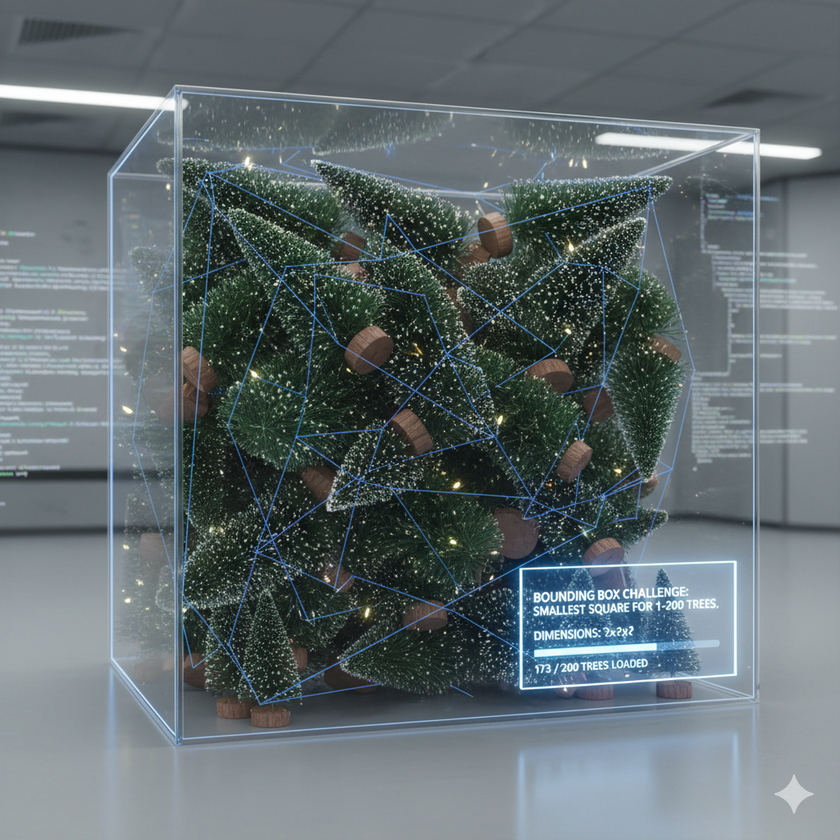
#> input picture inbox_8939556_f84b88f18d9ee1657b7229ad9fab9713_Gemini_Generated_Image_kgcl4gkgcl4gkgcl.png, 840 x 840 px, shrunk from 1024 x 1024 before the run, found by its file name
$ python extract_geometry.py
#> lines starting #> are read from the running program, lines starting #| are printed output that depends on the picture; after the words box and inside, x2 and y2 are one past the last pixel; in counts of white or black regions, pixels touching at a corner belong together
import cv2
import numpy as np
import matplotlib.pyplot as plt
from shapely.geometry import Polygon

def extract_tree_polygon(image_path):
    # Load image
    img = cv2.imread(image_path)
#> img is the input picture: shape (840, 840, 3); mean B, G, R 111.3, 108.1, 96.7
    if img is None:
        print(f"Error: Could not load image {image_path}")
        return

    # Convert to grayscale
    gray = cv2.cvtColor(img, cv2.COLOR_BGR2GRAY)
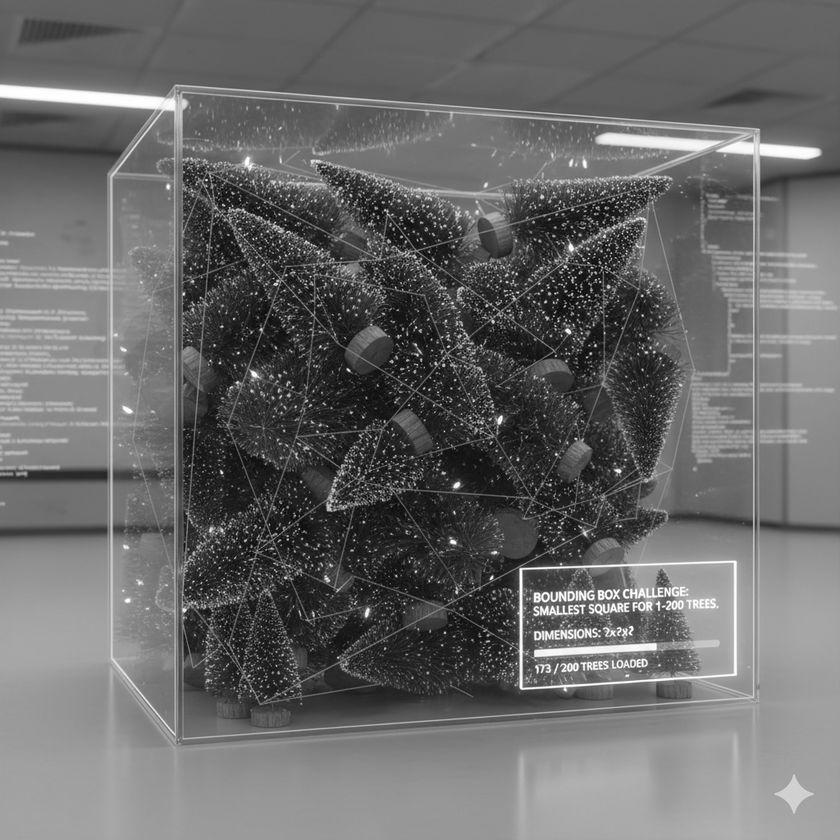
#> gray: shape (840, 840); min 0, max 255, mean 105.1

    # Threshold to get binary image (assuming dark tree on light background or vice versa)
    # Let's check the histogram or just use Otsu's
    _, thresh = cv2.threshold(gray, 0, 255, cv2.THRESH_BINARY_INV + cv2.THRESH_OTSU)
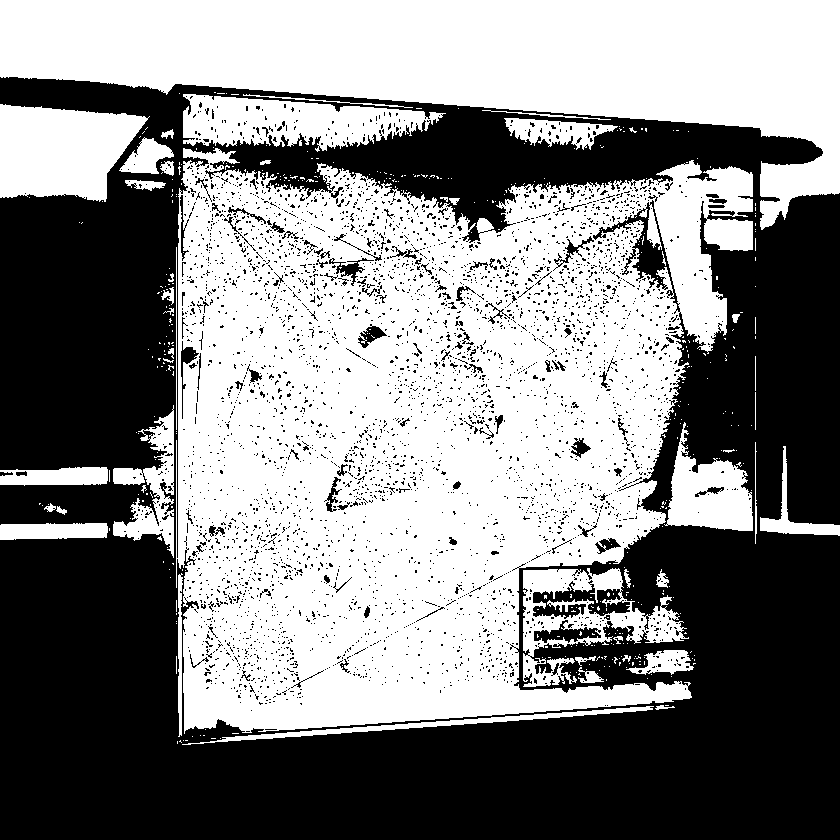
#> thresh: shape (840, 840); 52.9% white; 4060 black regions (3943 under 20 px)

    # Find contours
    contours, _ = cv2.findContours(thresh, cv2.RETR_EXTERNAL, cv2.CHAIN_APPROX_SIMPLE)
#> contours = 389 contours, 356 with area under 20; largest, box (x1, y1, x2, y2) and area: (176, 148, 753, 734) 248749, (0, 0, 840, 230) 90202, (0, 104, 150, 202) 10523, (523, 568, 689, 687) 9332, (183, 94, 446, 152) 8936

    if not contours:
        print("No contours found.")
        return

    # Assume the largest contour is the tree
    c = max(contours, key=cv2.contourArea)
#> c = contour of 2383 points, box (x1, y1, x2, y2) (176, 148, 753, 734), area 248749

    # Approximate the contour to reduce vertices (Douglas-Peucker algorithm)
    epsilon = 0.005 * cv2.arcLength(c, True)
#> epsilon = 27.59
    approx = cv2.approxPolyDP(c, epsilon, True)
#> approx = contour of 17 points, box (x1, y1, x2, y2) (183, 148, 753, 734), area 242074

    # Normalize coordinates
    # Center the tree at (0,0) based on bottom center or centroid?
    # Challenge says "point is defined at the center of the top of the trunk".
    # We need to manually identify this point or infer it.
    # Usually trees are symmetric. Let's find the bounding box bottom center.

    pts = approx.reshape(-1, 2)
#> pts = 17 rows, first 8: [183, 148], [184, 733], [691, 697], [514, 686], [518, 568], [665, 521], [638, 482], [670, 335]
    min_x, min_y = np.min(pts, axis=0)
#> min_x = 183; min_y = 148
    max_x, max_y = np.max(pts, axis=0)
#> max_x = 752; max_y = 733

    # Coordinate system: standard image coords have y going down.
    # Plotting usually has y going up.
    # Let's flip y first to match standard cartesian where y+ is up.
    pts[:, 1] = -pts[:, 1]

    # Re-calculate bounds after flip
    min_x, min_y = np.min(pts, axis=0)
#> min_y = -733
    max_x, max_y = np.max(pts, axis=0)
#> max_y = -148

    width = max_x - min_x
#> width = 569
    height = max_y - min_y
#> height = 585

    # Scale to typical unit size (maybe height=1 or similar? challenge doesn't specify scale, it's relative)
    # But let's keep aspect ratio.
    scale_factor = 1.0 / height
#> scale_factor = 0.00171
    pts = pts * scale_factor
#> pts = 17 rows, first 8: [0.313, -0.253], [0.315, -1.25], [1.18, -1.19], [0.879, -1.17], [0.885, -0.971], [1.14, -0.891], [1.09, -0.824], [1.15, -0.573]

    # Recenter
    # "center of the top of the trunk".
    # This is hard to find automatically without heuristics.
    # Heuristic: The trunk is usually the lowest narrow part.
    # Let's just center x at 0 and put the bottom at y=0 for now,
    # then we can adjust if we see the "trunk top" in the plot.

    center_x = (np.min(pts[:, 0]) + np.max(pts[:, 0])) / 2
#> center_x = 0.799
    bottom_y = np.min(pts[:, 1])
#> bottom_y = -1.25

    pts[:, 0] -= center_x
    pts[:, 1] -= bottom_y

    print(f"Extracted {len(pts)} vertices.")
#| Extracted 17 vertices.
    print("Vertices:", pts.tolist())
#> (printed output is left out)

    # Plot to verify
    poly = Polygon(pts)
    x, y = poly.exterior.xy
    plt.figure()
    plt.plot(x, y)
    plt.scatter([0], [0], c='r', label='Origin (0,0)')
    plt.axis('equal')
    plt.legend()
    plt.savefig("extracted_tree.png")
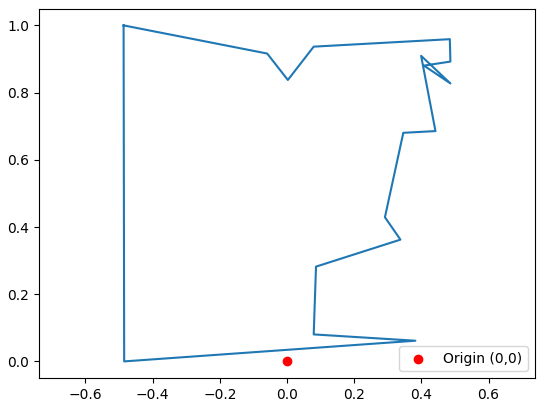
#> figure drawn by matplotlib, 1 panel
    print("Saved extraction visualization to extracted_tree.png")

if __name__ == "__main__":
    image_path = "repo_data/inbox_8939556_f84b88f18d9ee1657b7229ad9fab9713_Gemini_Generated_Image_kgcl4gkgcl4gkgcl.png"
    extract_tree_polygon(image_path)
